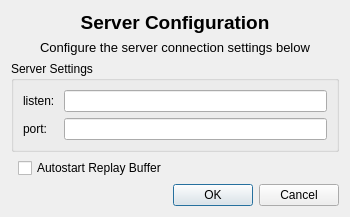
<?xml version="1.0" encoding="UTF-8"?>
<ui version="4.0">
 <class>ServerSettings</class>
 <widget class="QDialog" name="ServerSettings">
  <property name="windowModality">
   <enum>Qt::WindowModal</enum>
  </property>
  <property name="geometry">
   <rect>
    <x>0</x>
    <y>0</y>
    <width>350</width>
    <height>200</height>
   </rect>
  </property>
  <property name="windowTitle">
   <string>VRBro Server Settings</string>
  </property>
  <layout class="QVBoxLayout" name="verticalLayout">
   <item>
    <widget class="QLabel" name="titleLabel">
     <property name="text">
      <string>Server Configuration</string>
     </property>
     <property name="alignment">
      <set>Qt::AlignCenter</set>
     </property>
     <property name="font">
      <font>
       <pointsize>14</pointsize>
       <bold>true</bold>
       <weight>75</weight>
      </font>
     </property>
    </widget>
   </item>
   <item>
    <widget class="QLabel" name="subtitleLabel">
     <property name="text">
      <string>Configure the server connection settings below</string>
     </property>
     <property name="alignment">
      <set>Qt::AlignCenter</set>
     </property>
     <property name="font">
      <font>
       <pointsize>10</pointsize>
      </font>
     </property>
    </widget>
   </item>
   <item>
    <widget class="QGroupBox" name="connectionSettingsGroupBox">
     <property name="title">
      <string>Server Settings</string>
     </property>
     <layout class="QFormLayout" name="formLayout">
      <item row="0" column="0">
       <widget class="QLabel" name="hostLabel">
        <property name="text">
         <string>listen: </string>
        </property>
       </widget>
      </item>
      <item row="0" column="1">
       <widget class="QLineEdit" name="hostInput"/>
      </item>
      <item row="1" column="0">
       <widget class="QLabel" name="portLabel">
        <property name="text">
         <string>port: </string>
        </property>
       </widget>
      </item>
      <item row="1" column="1">
       <widget class="QLineEdit" name="portInput"/>
      </item>
     </layout>
    </widget>
   </item>
   <item>
    <layout class="QHBoxLayout" name="horizontalLayout">
     <item>
      <spacer name="horizontalSpacer">
       <property name="orientation">
        <enum>Qt::Horizontal</enum>
       </property>
       <property name="sizeType">
        <enum>QSizePolicy::Expanding</enum>
       </property>
      </spacer>
     </item>
     <item>
      <widget class="QCheckBox" name="autoBufferCheckBox">
       <property name="text">
        <string>Autostart Replay Buffer</string>
       </property>
      </widget>
     </item>
    </layout>
   </item>
   <item>
    <widget class="QDialogButtonBox" name="buttonBox">
     <property name="orientation">
      <enum>Qt::Horizontal</enum>
     </property>
     <property name="standardButtons">
      <set>QDialogButtonBox::Cancel|QDialogButtonBox::Ok</set>
     </property>
    </widget>
   </item>
  </layout>
 </widget>
 <resources/>
 <connections/>
</ui>
